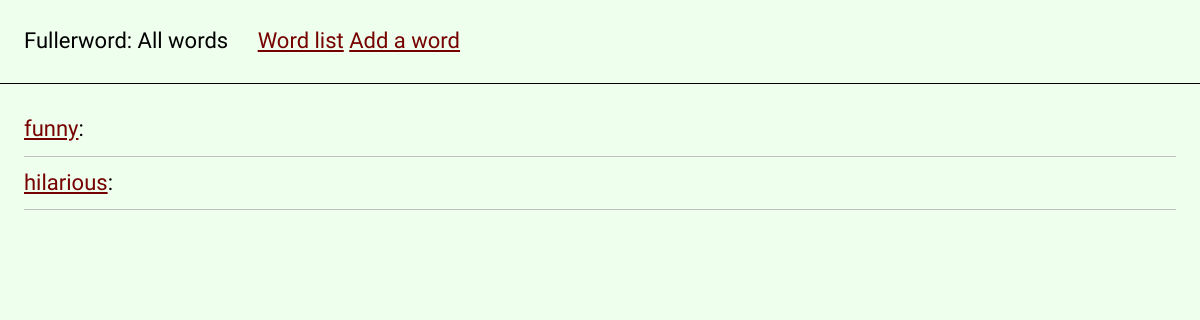
/, run on an earlier commit of the app's database.
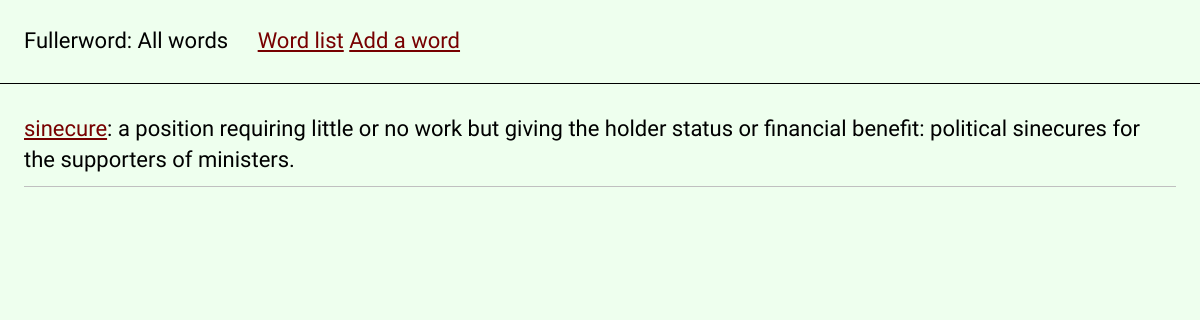
And on a later commit of the database.
### dictionary/models.py (models this page shows, shortened)
class Entry(models.Model):
    word = models.CharField(max_length=120)
    definition = models.TextField(max_length=1500)
    source = models.TextField(max_length=5000)
    favorite = models.BooleanField(default=False)
    private = models.BooleanField(default=False)
    tags = models.ManyToManyField(Tag)

### dictionary/views.py (the view)
# urls.py: path('', views.list, name='index'),
def list(request):
    entries = Entry.objects.all()
    return render(request, 'dictionary/list.html', {"entries": entries})

### templates/dictionary/list.html
{% extends 'dictionary/base.html' %}
{% block title %}All words{% endblock %}
{% block content %}
<ul>
{% for entry in entries %}
<li>
  <a href="{{entry.id}}"><strong>{{entry.word}}</strong></a>:
  {{entry.definition}}
  <hr>
</li>
{% endfor %}
</ul>
{% endblock %}

What changed in the data, as far as the page shows it:
removed Entry: word "funny"
removed Entry: word "hilarious"
added Entry: word "sinecure", definition "a position requiring little or no work but giving the holder status or financial benefit: political sinecures for the supporters of ministers."
